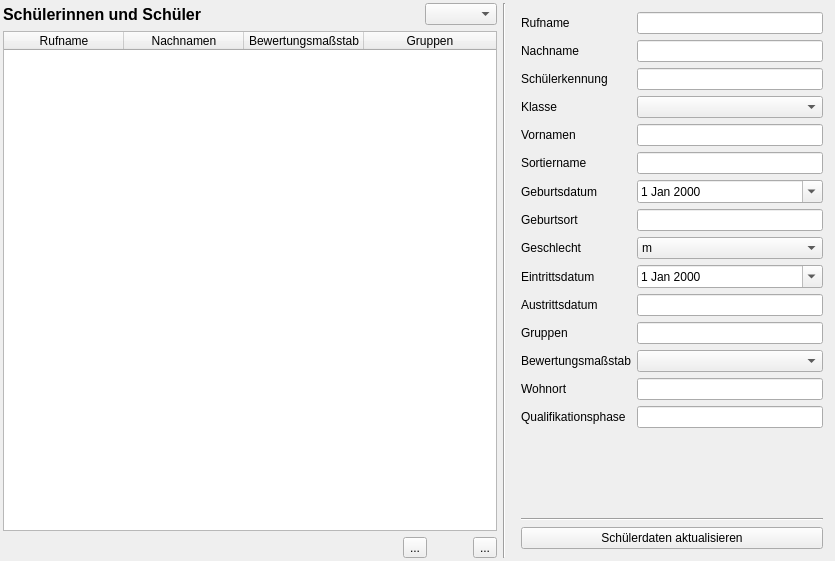
<?xml version="1.0" encoding="UTF-8"?>
<ui version="4.0">
 <class>CourseEditor</class>
 <widget class="QWidget" name="CourseEditor">
  <property name="geometry">
   <rect>
    <x>0</x>
    <y>0</y>
    <width>835</width>
    <height>561</height>
   </rect>
  </property>
  <property name="sizePolicy">
   <sizepolicy hsizetype="Preferred" vsizetype="MinimumExpanding">
    <horstretch>0</horstretch>
    <verstretch>0</verstretch>
   </sizepolicy>
  </property>
  <property name="mouseTracking">
   <bool>false</bool>
  </property>
  <property name="windowTitle">
   <string>Daten der Lehrpersonen</string>
  </property>
  <layout class="QHBoxLayout" name="horizontalLayout_3">
   <property name="leftMargin">
    <number>3</number>
   </property>
   <property name="topMargin">
    <number>3</number>
   </property>
   <property name="rightMargin">
    <number>3</number>
   </property>
   <property name="bottomMargin">
    <number>3</number>
   </property>
   <item>
    <layout class="QVBoxLayout" name="verticalLayout_2">
     <item>
      <layout class="QHBoxLayout" name="horizontalLayout">
       <item>
        <widget class="QLabel" name="label">
         <property name="font">
          <font>
           <pointsize>12</pointsize>
           <bold>true</bold>
          </font>
         </property>
         <property name="text">
          <string>Schülerinnen und Schüler</string>
         </property>
        </widget>
       </item>
       <item>
        <spacer name="horizontalSpacer_2">
         <property name="orientation">
          <enum>Qt::Horizontal</enum>
         </property>
         <property name="sizeHint" stdset="0">
          <size>
           <width>40</width>
           <height>20</height>
          </size>
         </property>
        </spacer>
       </item>
       <item>
        <widget class="QComboBox" name="select_class"/>
       </item>
      </layout>
     </item>
     <item>
      <widget class="QTableWidget" name="pupil_table">
       <property name="editTriggers">
        <set>QAbstractItemView::NoEditTriggers</set>
       </property>
       <property name="alternatingRowColors">
        <bool>true</bool>
       </property>
       <property name="selectionMode">
        <enum>QAbstractItemView::SingleSelection</enum>
       </property>
       <property name="selectionBehavior">
        <enum>QAbstractItemView::SelectRows</enum>
       </property>
       <attribute name="horizontalHeaderDefaultSectionSize">
        <number>120</number>
       </attribute>
       <attribute name="horizontalHeaderStretchLastSection">
        <bool>true</bool>
       </attribute>
       <column>
        <property name="text">
         <string>Rufname</string>
        </property>
       </column>
       <column>
        <property name="text">
         <string>Nachnamen</string>
        </property>
       </column>
       <column>
        <property name="text">
         <string>Bewertungsmaßstab</string>
        </property>
       </column>
       <column>
        <property name="text">
         <string>Gruppen</string>
        </property>
       </column>
      </widget>
     </item>
     <item>
      <layout class="QHBoxLayout" name="horizontalLayout_2">
       <item>
        <spacer name="horizontalSpacer_3">
         <property name="orientation">
          <enum>Qt::Horizontal</enum>
         </property>
         <property name="sizeHint" stdset="0">
          <size>
           <width>40</width>
           <height>20</height>
          </size>
         </property>
        </spacer>
       </item>
       <item>
        <widget class="QToolButton" name="pb_remove">
         <property name="toolTip">
          <string>&lt;html&gt;&lt;head/&gt;&lt;body&gt;&lt;p&gt;aktuelle Schülerin bzw. aktuellen Schüler aus der Datenbank entfernen.&lt;/p&gt;&lt;p&gt;NUR um Fehler zu beheben: Normalerweise sollten Einträge erst am Jahresende entfernt werden, für Schulaustritte gibt es das Feld „Austrittsdatum“.&lt;/p&gt;&lt;/body&gt;&lt;/html&gt;</string>
         </property>
         <property name="text">
          <string>...</string>
         </property>
         <property name="icon">
          <iconset>
           <normaloff>../icons/icon_remove.svg</normaloff>../icons/icon_remove.svg</iconset>
         </property>
         <property name="iconSize">
          <size>
           <width>30</width>
           <height>30</height>
          </size>
         </property>
        </widget>
       </item>
       <item>
        <spacer name="horizontalSpacer">
         <property name="orientation">
          <enum>Qt::Horizontal</enum>
         </property>
         <property name="sizeType">
          <enum>QSizePolicy::Fixed</enum>
         </property>
         <property name="sizeHint" stdset="0">
          <size>
           <width>40</width>
           <height>20</height>
          </size>
         </property>
        </spacer>
       </item>
       <item>
        <widget class="QToolButton" name="pb_new">
         <property name="toolTip">
          <string>&lt;html&gt;&lt;head/&gt;&lt;body&gt;&lt;p&gt;neue Schülerin bzw. neuer Schüler&lt;/p&gt;&lt;/body&gt;&lt;/html&gt;</string>
         </property>
         <property name="text">
          <string>...</string>
         </property>
         <property name="icon">
          <iconset>
           <normaloff>../icons/icon_new.svg</normaloff>../icons/icon_new.svg</iconset>
         </property>
         <property name="iconSize">
          <size>
           <width>30</width>
           <height>30</height>
          </size>
         </property>
        </widget>
       </item>
      </layout>
     </item>
    </layout>
   </item>
   <item>
    <widget class="Line" name="line_3">
     <property name="orientation">
      <enum>Qt::Vertical</enum>
     </property>
    </widget>
   </item>
   <item>
    <widget class="QWidget" name="frame_r" native="true">
     <property name="enabled">
      <bool>true</bool>
     </property>
     <property name="maximumSize">
      <size>
       <width>320</width>
       <height>16777215</height>
      </size>
     </property>
     <layout class="QVBoxLayout" name="verticalLayout">
      <item>
       <layout class="QFormLayout" name="formLayout">
        <item row="0" column="0">
         <widget class="QLabel" name="label_4">
          <property name="text">
           <string>Rufname</string>
          </property>
         </widget>
        </item>
        <item row="0" column="1">
         <widget class="QLineEdit" name="FIRSTNAME">
          <property name="readOnly">
           <bool>true</bool>
          </property>
         </widget>
        </item>
        <item row="1" column="0">
         <widget class="QLabel" name="label_5">
          <property name="text">
           <string>Nachname</string>
          </property>
         </widget>
        </item>
        <item row="1" column="1">
         <widget class="QLineEdit" name="LASTNAME">
          <property name="readOnly">
           <bool>true</bool>
          </property>
         </widget>
        </item>
        <item row="2" column="0">
         <widget class="QLabel" name="label_3">
          <property name="text">
           <string>Schülerkennung</string>
          </property>
         </widget>
        </item>
        <item row="2" column="1">
         <widget class="QLineEdit" name="PID">
          <property name="readOnly">
           <bool>true</bool>
          </property>
         </widget>
        </item>
        <item row="3" column="0">
         <widget class="QLabel" name="label_2">
          <property name="text">
           <string>Klasse</string>
          </property>
         </widget>
        </item>
        <item row="3" column="1">
         <widget class="QComboBox" name="CLASS"/>
        </item>
        <item row="4" column="0">
         <widget class="QLabel" name="label_6">
          <property name="text">
           <string>Vornamen</string>
          </property>
         </widget>
        </item>
        <item row="4" column="1">
         <widget class="QLineEdit" name="FIRSTNAMES">
          <property name="readOnly">
           <bool>true</bool>
          </property>
         </widget>
        </item>
        <item row="5" column="0">
         <widget class="QLabel" name="label_8">
          <property name="text">
           <string>Sortiername</string>
          </property>
         </widget>
        </item>
        <item row="5" column="1">
         <widget class="QLineEdit" name="SORT_NAME">
          <property name="readOnly">
           <bool>true</bool>
          </property>
         </widget>
        </item>
        <item row="6" column="0">
         <widget class="QLabel" name="label_7">
          <property name="text">
           <string>Geburtsdatum</string>
          </property>
         </widget>
        </item>
        <item row="6" column="1">
         <widget class="QDateEdit" name="DATE_BIRTH">
          <property name="calendarPopup">
           <bool>true</bool>
          </property>
         </widget>
        </item>
        <item row="7" column="0">
         <widget class="QLabel" name="label_9">
          <property name="text">
           <string>Geburtsort</string>
          </property>
         </widget>
        </item>
        <item row="7" column="1">
         <widget class="QLineEdit" name="BIRTHPLACE">
          <property name="readOnly">
           <bool>true</bool>
          </property>
         </widget>
        </item>
        <item row="8" column="0">
         <widget class="QLabel" name="label_10">
          <property name="text">
           <string>Geschlecht</string>
          </property>
         </widget>
        </item>
        <item row="8" column="1">
         <widget class="QComboBox" name="SEX">
          <item>
           <property name="text">
            <string>m</string>
           </property>
          </item>
          <item>
           <property name="text">
            <string>w</string>
           </property>
          </item>
         </widget>
        </item>
        <item row="9" column="0">
         <widget class="QLabel" name="label_11">
          <property name="text">
           <string>Eintrittsdatum</string>
          </property>
         </widget>
        </item>
        <item row="9" column="1">
         <widget class="QDateEdit" name="DATE_ENTRY">
          <property name="calendarPopup">
           <bool>true</bool>
          </property>
         </widget>
        </item>
        <item row="10" column="0">
         <widget class="QLabel" name="label_12">
          <property name="text">
           <string>Austrittsdatum</string>
          </property>
         </widget>
        </item>
        <item row="10" column="1">
         <widget class="QLineEdit" name="DATE_EXIT">
          <property name="readOnly">
           <bool>true</bool>
          </property>
         </widget>
        </item>
        <item row="11" column="0">
         <widget class="QLabel" name="label_13">
          <property name="text">
           <string>Gruppen</string>
          </property>
         </widget>
        </item>
        <item row="11" column="1">
         <widget class="QLineEdit" name="GROUPS">
          <property name="readOnly">
           <bool>true</bool>
          </property>
         </widget>
        </item>
        <item row="12" column="0">
         <widget class="QLabel" name="label_14">
          <property name="text">
           <string>Bewertungsmaßstab</string>
          </property>
         </widget>
        </item>
        <item row="12" column="1">
         <widget class="QComboBox" name="LEVEL"/>
        </item>
        <item row="13" column="0">
         <widget class="QLabel" name="label_15">
          <property name="text">
           <string>Wohnort</string>
          </property>
         </widget>
        </item>
        <item row="13" column="1">
         <widget class="QLineEdit" name="HOME">
          <property name="readOnly">
           <bool>true</bool>
          </property>
         </widget>
        </item>
        <item row="14" column="0">
         <widget class="QLabel" name="label_16">
          <property name="text">
           <string>Qualifikationsphase</string>
          </property>
         </widget>
        </item>
        <item row="14" column="1">
         <widget class="QLineEdit" name="DATE_QPHASE">
          <property name="readOnly">
           <bool>true</bool>
          </property>
         </widget>
        </item>
       </layout>
      </item>
      <item>
       <spacer name="verticalSpacer">
        <property name="orientation">
         <enum>Qt::Vertical</enum>
        </property>
        <property name="sizeHint" stdset="0">
         <size>
          <width>20</width>
          <height>20</height>
         </size>
        </property>
       </spacer>
      </item>
      <item>
       <widget class="Line" name="line">
        <property name="orientation">
         <enum>Qt::Horizontal</enum>
        </property>
       </widget>
      </item>
      <item>
       <widget class="QPushButton" name="update_pupils">
        <property name="toolTip">
         <string>&lt;html&gt;&lt;head/&gt;&lt;body&gt;&lt;p&gt;Aktuelle Schülerdaten von einer externen Quelle importieren.&lt;/p&gt;&lt;/body&gt;&lt;/html&gt;</string>
        </property>
        <property name="text">
         <string>Schülerdaten aktualisieren</string>
        </property>
       </widget>
      </item>
     </layout>
    </widget>
   </item>
  </layout>
 </widget>
 <resources/>
 <connections/>
</ui>
